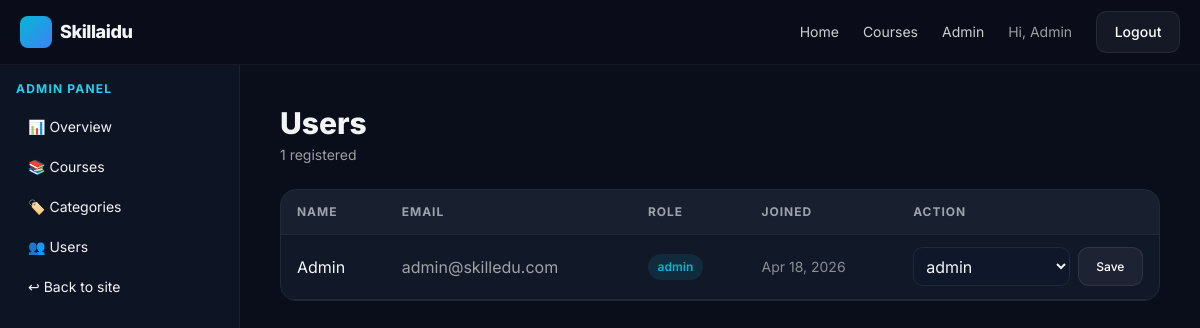
The page /admin/manage-users.php (signed in) on the database its author committed.
### tables this page shows
CREATE TABLE IF NOT EXISTS users (
  id INT AUTO_INCREMENT PRIMARY KEY,
  full_name VARCHAR(120) NOT NULL,
  email VARCHAR(190) NOT NULL UNIQUE,
  password_hash VARCHAR(255) NOT NULL,
  role ENUM('admin','student') NOT NULL DEFAULT 'student',
  avatar_url VARCHAR(500) DEFAULT NULL,
  created_at TIMESTAMP DEFAULT CURRENT_TIMESTAMP
);

### includes/functions.php (called while the page is built, shortened)
<?php
function is_logged_in() { return !empty($_SESSION['user_id']); }
function is_admin()     { return ($_SESSION['role'] ?? '') === 'admin'; }
function current_user() {
    return [
        'id'   => $_SESSION['user_id']   ?? null,
        'name' => $_SESSION['full_name'] ?? null,
        'role' => $_SESSION['role']      ?? null,
    ];
}
function e($v) { return htmlspecialchars((string)$v, ENT_QUOTES, 'UTF-8'); }

### admin/manage-users.php (the view, shortened to what this page needs)
<?php
require_once __DIR__ . '/../config/db.php';
require_once __DIR__ . '/../includes/functions.php';
$users = $pdo->query("SELECT * FROM users ORDER BY created_at DESC")->fetchAll();
require_once __DIR__ . '/../includes/header.php';
?>
<div class="md:flex">
  <?php require __DIR__ . '/../includes/sidebar-admin.php'; ?>
  <div class="flex-1 p-6 md:p-10">
    <h1 class="text-3xl font-extrabold">Users</h1>
    <p class="text-white/60 text-sm mt-1"><?= count($users) ?> registered</p>
    <div class="card mt-6 overflow-hidden">
      <table class="admin-table">
        <thead><tr><th>Name</th><th>Email</th><th>Role</th><th>Joined</th><th>Action</th></tr></thead>
        <tbody>
          <?php foreach ($users as $u): ?>
            <tr>
              <td><?= e($u['full_name']) ?></td>
              <td class="text-white/60"><?= e($u['email']) ?></td>
              <td><span class="badge"><?= e($u['role']) ?></span></td>
              <td class="text-white/50 text-sm"><?= e(date('M j, Y', strtotime($u['created_at']))) ?></td>
              <td>
                <form method="POST" class="flex gap-2">
                  <select name="role" class="input" style="padding:.3rem .5rem">
                    <option value="admin"   <?= $u['role']==='admin'  ?'selected':'' ?>>admin</option>
                  </select>
                  <button class="btn-ghost text-xs">Save</button>
                </form>
              </td>
            </tr>
          <?php endforeach; ?>
        </tbody>
      </table>
    </div>
  </div>
</div>
<?php require_once __DIR__ . '/../includes/footer.php'; ?>

### includes/header.php (shortened to what this page needs)
<?php require_once __DIR__ . '/functions.php'; ?>
<!DOCTYPE html>
<html lang="en">
<head>
  <script src="https://cdn.tailwindcss.com"></script>
  <link rel="stylesheet" href="/assets/css/style.css">
  <link rel="stylesheet" href="/assets/css/style.css" />
</head>
<body>
<header class="border-b border-white/5 sticky top-0 z-40 backdrop-blur bg-[rgba(10,14,26,0.7)]">
  <div class="container-x flex items-center justify-between h-16">
    <a href="/index.php" class="flex items-center gap-2">
      <span class="inline-block w-8 h-8 rounded-lg" style="background:linear-gradient(135deg,#06b6d4,#3b82f6)"></span>
      <span class="font-extrabold tracking-tight text-lg">Skillaidu</span>
    </a>
    <nav id="navMenu" class="hidden md:flex items-center gap-6 text-sm text-white/80">
      <a href="/index.php" class="hover:text-white">Home</a>
      <a href="/pages/courses.php" class="hover:text-white">Courses</a>
      <?php if (is_admin()): ?>
        <a href="/admin/index.php" class="hover:text-white">Admin</a>
      <?php endif; ?>
      <?php if (is_logged_in()): ?>
        <span class="text-white/60">Hi, <?= e(current_user()['name']) ?></span>
        <a href="/auth/logout.php" class="btn-ghost">Logout</a>
      <?php else: ?>
        <a href="/login.php" class="hover:text-white">Login</a>
        <a href="/signup.php" class="btn-brand">Sign up</a>
      <?php endif; ?>
    </nav>
  </div>
</header>
<main>

### assets/css/style.css (style rules this page uses)
:root { --bg: #0a0e1a; --surface: #111827; --surface-2: #1f2937; --border: #1f2937; --text: #f3f4f6; --muted: #9ca3af; --brand: #06b6d4; --brand-2: #3b82f6; --accent: #a855f7; }
* { box-sizing: border-box; }
html, body { background: var(--bg); color: var(--text); font-family: 'Inter', system-ui, sans-serif; margin: 0; }
a { color: inherit; text-decoration: none; }
.container-x { max-width: 1200px; margin: 0 auto; padding: 0 1.25rem; }
.btn-ghost { background: rgba(255,255,255,.05); color: #fff; border: 1px solid rgba(255,255,255,.08); padding: .65rem 1.1rem; border-radius: .65rem; font-weight: 500; cursor: pointer; }
.card { background: var(--surface); border: 1px solid var(--border); border-radius: 1rem; overflow: hidden; transition: transform .2s ease, border-color .2s ease; }
.input { width: 100%; background: #0f172a; border: 1px solid #1f2937; color: #f3f4f6; padding: .7rem .9rem; border-radius: .6rem; outline: none; }
.badge { display: inline-flex; align-items: center; gap: .35rem; background: rgba(6,182,212,.12); color: var(--brand); padding: .25rem .6rem; border-radius: 999px; font-size: .75rem; font-weight: 600; }
table.admin-table { width: 100%; border-collapse: collapse; }
table.admin-table th, table.admin-table td { padding: .8rem 1rem; border-bottom: 1px solid var(--border); text-align: left; }
table.admin-table thead { background: rgba(255,255,255,.03); font-size: .75rem; text-transform: uppercase; letter-spacing: .08em; color: var(--muted); }

### rows shown on the page
users: full_name "Admin", email "admin@skilledu.com", role "admin", created_at "Apr 18, 2026"

### other values the page prints
count($users) "1"
